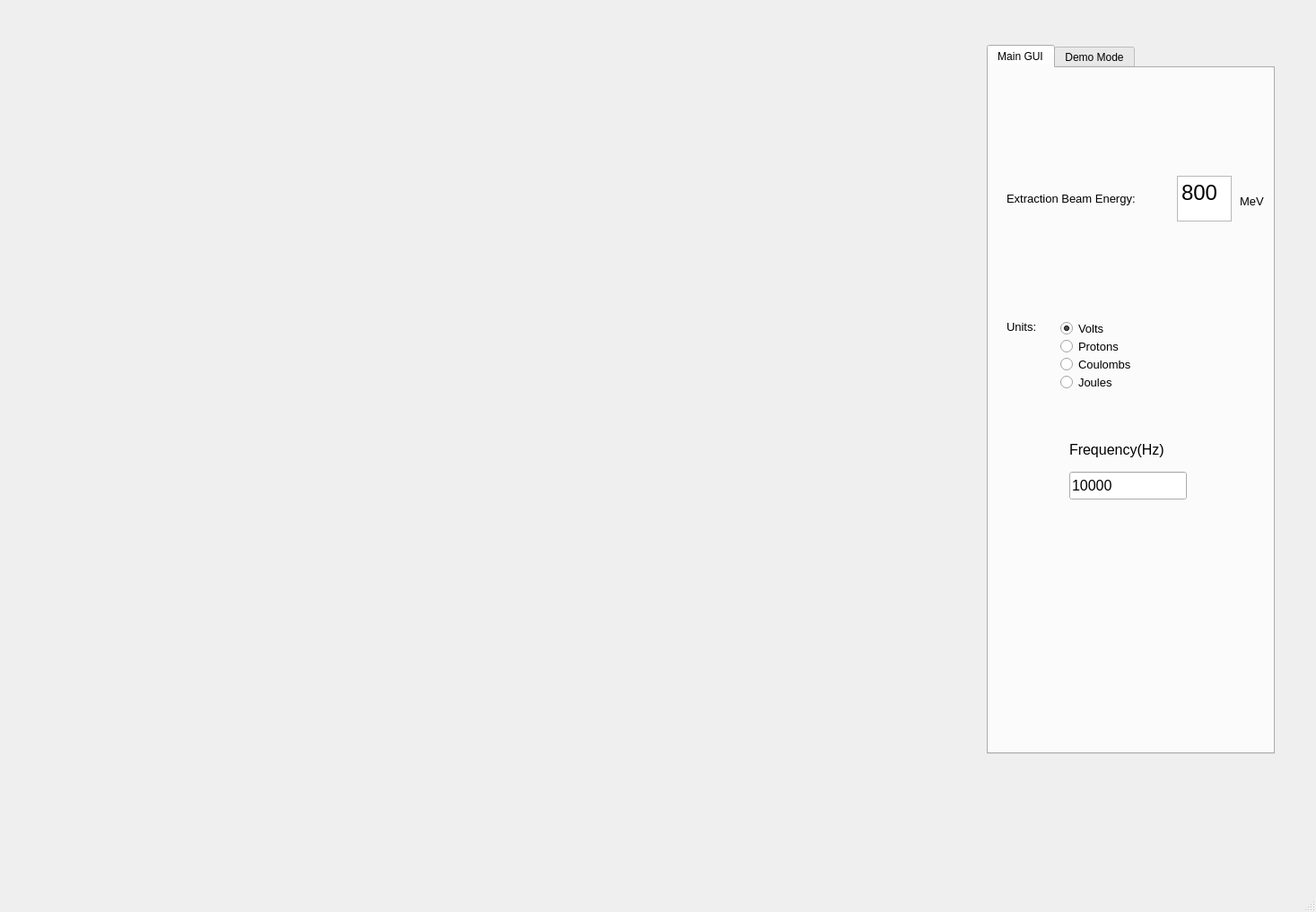
<?xml version="1.0" encoding="UTF-8"?>
<ui version="4.0">
 <class>MainWindow</class>
 <widget class="QMainWindow" name="MainWindow">
  <property name="geometry">
   <rect>
    <x>0</x>
    <y>0</y>
    <width>1467</width>
    <height>1017</height>
   </rect>
  </property>
  <property name="windowTitle">
   <string>MainWindow</string>
  </property>
  <widget class="QWidget" name="centralwidget">
   <widget class="QTabWidget" name="TabOptions">
    <property name="geometry">
     <rect>
      <x>1100</x>
      <y>50</y>
      <width>321</width>
      <height>791</height>
     </rect>
    </property>
    <property name="toolTipDuration">
     <number>0</number>
    </property>
    <property name="currentIndex">
     <number>0</number>
    </property>
    <property name="tabsClosable">
     <bool>false</bool>
    </property>
    <widget class="QWidget" name="MainGUI">
     <attribute name="title">
      <string>Main GUI</string>
     </attribute>
     <widget class="QTextEdit" name="extractionEnergy">
      <property name="geometry">
       <rect>
        <x>210</x>
        <y>120</y>
        <width>61</width>
        <height>51</height>
       </rect>
      </property>
      <property name="html">
       <string>&lt;!DOCTYPE HTML PUBLIC &quot;-//W3C//DTD HTML 4.0//EN&quot; &quot;http://www.w3.org/TR/REC-html40/strict.dtd&quot;&gt;
&lt;html&gt;&lt;head&gt;&lt;meta name=&quot;qrichtext&quot; content=&quot;1&quot; /&gt;&lt;style type=&quot;text/css&quot;&gt;
p, li { white-space: pre-wrap; }
&lt;/style&gt;&lt;/head&gt;&lt;body style=&quot; font-family:'MS Shell Dlg 2'; font-size:7.8pt; font-weight:400; font-style:normal;&quot;&gt;
&lt;p style=&quot; margin-top:0px; margin-bottom:0px; margin-left:0px; margin-right:0px; -qt-block-indent:0; text-indent:0px;&quot;&gt;&lt;span style=&quot; font-size:18pt;&quot;&gt;800&lt;/span&gt;&lt;/p&gt;&lt;/body&gt;&lt;/html&gt;</string>
      </property>
     </widget>
     <widget class="QLabel" name="ExtractionEnergyLabel">
      <property name="geometry">
       <rect>
        <x>20</x>
        <y>130</y>
        <width>191</width>
        <height>31</height>
       </rect>
      </property>
      <property name="font">
       <font>
        <pointsize>10</pointsize>
       </font>
      </property>
      <property name="text">
       <string>Extraction Beam Energy:</string>
      </property>
     </widget>
     <widget class="QLabel" name="MeVLabel">
      <property name="geometry">
       <rect>
        <x>280</x>
        <y>140</y>
        <width>41</width>
        <height>16</height>
       </rect>
      </property>
      <property name="font">
       <font>
        <pointsize>10</pointsize>
       </font>
      </property>
      <property name="text">
       <string>MeV</string>
      </property>
     </widget>
     <widget class="QRadioButton" name="volts">
      <property name="enabled">
       <bool>true</bool>
      </property>
      <property name="geometry">
       <rect>
        <x>80</x>
        <y>280</y>
        <width>95</width>
        <height>20</height>
       </rect>
      </property>
      <property name="font">
       <font>
        <pointsize>10</pointsize>
       </font>
      </property>
      <property name="text">
       <string>Volts</string>
      </property>
      <property name="checked">
       <bool>true</bool>
      </property>
     </widget>
     <widget class="QRadioButton" name="protons">
      <property name="geometry">
       <rect>
        <x>80</x>
        <y>300</y>
        <width>95</width>
        <height>20</height>
       </rect>
      </property>
      <property name="font">
       <font>
        <pointsize>10</pointsize>
       </font>
      </property>
      <property name="text">
       <string>Protons</string>
      </property>
     </widget>
     <widget class="QRadioButton" name="coulombs">
      <property name="geometry">
       <rect>
        <x>80</x>
        <y>320</y>
        <width>95</width>
        <height>20</height>
       </rect>
      </property>
      <property name="font">
       <font>
        <pointsize>10</pointsize>
       </font>
      </property>
      <property name="text">
       <string>Coulombs</string>
      </property>
     </widget>
     <widget class="QLabel" name="units">
      <property name="geometry">
       <rect>
        <x>20</x>
        <y>280</y>
        <width>55</width>
        <height>16</height>
       </rect>
      </property>
      <property name="font">
       <font>
        <pointsize>10</pointsize>
       </font>
      </property>
      <property name="text">
       <string>Units:</string>
      </property>
     </widget>
     <widget class="QRadioButton" name="joules">
      <property name="geometry">
       <rect>
        <x>80</x>
        <y>340</y>
        <width>95</width>
        <height>20</height>
       </rect>
      </property>
      <property name="font">
       <font>
        <pointsize>10</pointsize>
       </font>
      </property>
      <property name="text">
       <string>Joules</string>
      </property>
     </widget>
     <widget class="QLineEdit" name="lineEdit">
      <property name="geometry">
       <rect>
        <x>90</x>
        <y>450</y>
        <width>131</width>
        <height>31</height>
       </rect>
      </property>
      <property name="font">
       <font>
        <pointsize>12</pointsize>
       </font>
      </property>
      <property name="text">
       <string>10000</string>
      </property>
     </widget>
     <widget class="QLabel" name="label">
      <property name="geometry">
       <rect>
        <x>90</x>
        <y>410</y>
        <width>141</width>
        <height>31</height>
       </rect>
      </property>
      <property name="font">
       <font>
        <pointsize>12</pointsize>
       </font>
      </property>
      <property name="text">
       <string>Frequency(Hz)</string>
      </property>
     </widget>
    </widget>
    <widget class="QWidget" name="DemoMode">
     <attribute name="title">
      <string>Demo Mode</string>
     </attribute>
     <widget class="QLabel" name="Data">
      <property name="geometry">
       <rect>
        <x>10</x>
        <y>10</y>
        <width>51</width>
        <height>41</height>
       </rect>
      </property>
      <property name="font">
       <font>
        <pointsize>12</pointsize>
       </font>
      </property>
      <property name="text">
       <string>Data</string>
      </property>
     </widget>
     <widget class="QRadioButton" name="LiveData">
      <property name="geometry">
       <rect>
        <x>30</x>
        <y>50</y>
        <width>131</width>
        <height>21</height>
       </rect>
      </property>
      <property name="font">
       <font>
        <pointsize>10</pointsize>
       </font>
      </property>
      <property name="text">
       <string>Use Live Data</string>
      </property>
     </widget>
     <widget class="QRadioButton" name="StoredData">
      <property name="geometry">
       <rect>
        <x>30</x>
        <y>80</y>
        <width>161</width>
        <height>16</height>
       </rect>
      </property>
      <property name="font">
       <font>
        <pointsize>10</pointsize>
       </font>
      </property>
      <property name="text">
       <string>Load Stored Data</string>
      </property>
     </widget>
     <widget class="QPushButton" name="LoadingFilesButton">
      <property name="geometry">
       <rect>
        <x>20</x>
        <y>130</y>
        <width>151</width>
        <height>71</height>
       </rect>
      </property>
      <property name="font">
       <font>
        <pointsize>16</pointsize>
       </font>
      </property>
      <property name="text">
       <string>Load Files</string>
      </property>
     </widget>
     <widget class="QTextBrowser" name="FileNameDisplay">
      <property name="geometry">
       <rect>
        <x>180</x>
        <y>130</y>
        <width>191</width>
        <height>71</height>
       </rect>
      </property>
     </widget>
    </widget>
   </widget>
   <widget class="QWidget" name="gridLayoutWidget">
    <property name="geometry">
     <rect>
      <x>50</x>
      <y>40</y>
      <width>1031</width>
      <height>411</height>
     </rect>
    </property>
    <layout class="QGridLayout" name="gridLayout"/>
   </widget>
   <widget class="QWidget" name="gridLayoutWidget_2">
    <property name="geometry">
     <rect>
      <x>50</x>
      <y>490</y>
      <width>1031</width>
      <height>461</height>
     </rect>
    </property>
    <layout class="QGridLayout" name="gridLayout_2"/>
   </widget>
  </widget>
  <widget class="QMenuBar" name="menubar">
   <property name="geometry">
    <rect>
     <x>0</x>
     <y>0</y>
     <width>1467</width>
     <height>26</height>
    </rect>
   </property>
  </widget>
  <widget class="QStatusBar" name="statusbar"/>
 </widget>
 <resources/>
 <connections/>
</ui>
